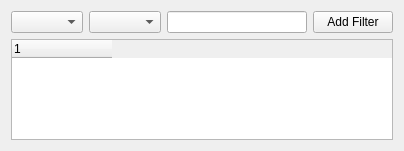
<?xml version="1.0" encoding="UTF-8"?>
<ui version="4.0">
 <class>AdvancedFilterSearch</class>
 <widget class="QWidget" name="AdvancedFilterSearch">
  <property name="geometry">
   <rect>
    <x>0</x>
    <y>0</y>
    <width>404</width>
    <height>151</height>
   </rect>
  </property>
  <property name="windowTitle">
   <string>Advanced Filter Search</string>
  </property>
  <layout class="QVBoxLayout" name="verticalLayout">
   <item>
    <layout class="QHBoxLayout" name="horizontalLayout">
     <item>
      <widget class="QComboBox" name="columnComboBox"/>
     </item>
     <item>
      <widget class="QComboBox" name="conditionComboBox"/>
     </item>
     <item>
      <widget class="QLineEdit" name="keywordLineEdit"/>
     </item>
     <item>
      <widget class="QPushButton" name="addFilterButton">
       <property name="toolTip">
        <string>Add filter</string>
       </property>
       <property name="text">
        <string>Add Filter</string>
       </property>
      </widget>
     </item>
    </layout>
   </item>
   <item>
    <widget class="QTreeWidget" name="filterTreeWidget">
     <property name="selectionMode">
      <enum>QAbstractItemView::NoSelection</enum>
     </property>
     <property name="rootIsDecorated">
      <bool>false</bool>
     </property>
     <property name="itemsExpandable">
      <bool>false</bool>
     </property>
     <property name="allColumnsShowFocus">
      <bool>true</bool>
     </property>
     <attribute name="headerDefaultSectionSize">
      <number>32</number>
     </attribute>
     <attribute name="headerMinimumSectionSize">
      <number>32</number>
     </attribute>
     <attribute name="headerStretchLastSection">
      <bool>false</bool>
     </attribute>
     <column>
      <property name="text">
       <string notr="true">1</string>
      </property>
     </column>
    </widget>
   </item>
  </layout>
 </widget>
 <resources/>
 <connections/>
</ui>
